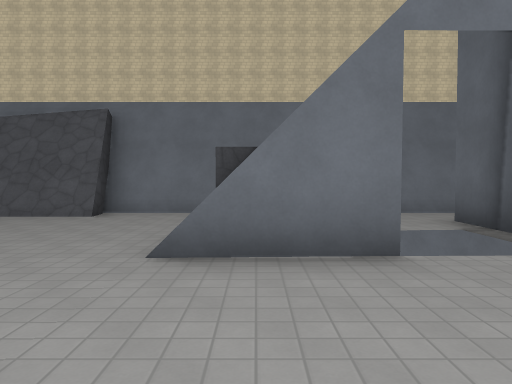
[1] (above)

24 first-person views from a walk through a Godot game level. The camera is 1.5 m above the floor, tilts 2° down and sees 70° across. The floor is counted in squares, 2 m on a side. Each view is taken from the middle of a square. On the plan, view 1 faces up. The plan holds only what a view shows up to about 11 squares ahead; the rest is blank. The place goes on beyond the plan. Surface patterns are stand-ins for the level's own textures.

[2]
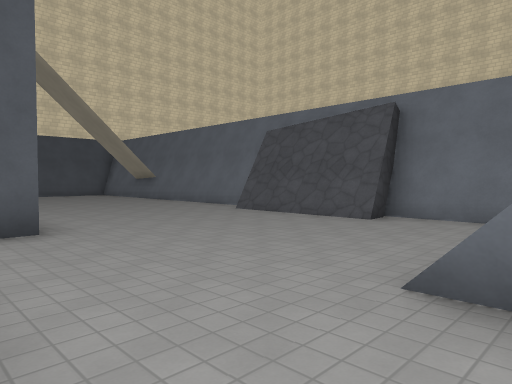

[3]
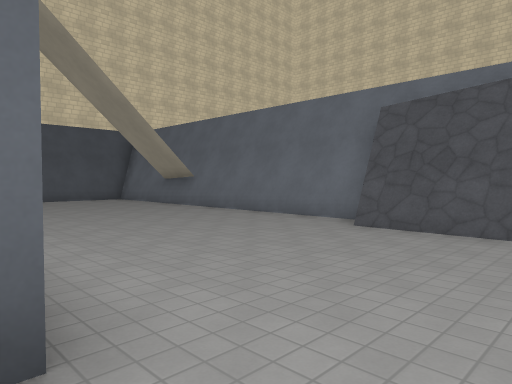

[4]
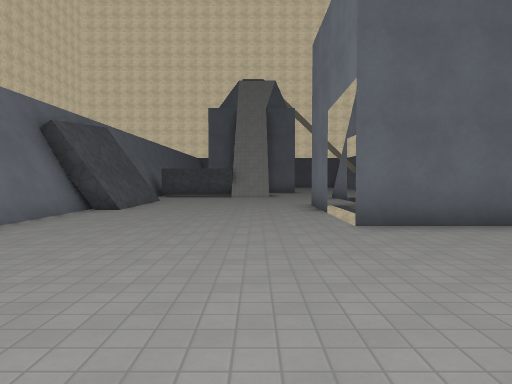

[5]
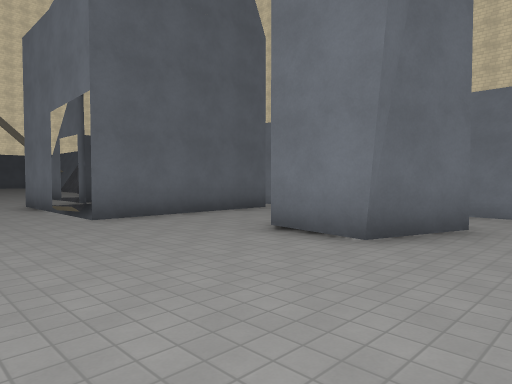

[6]
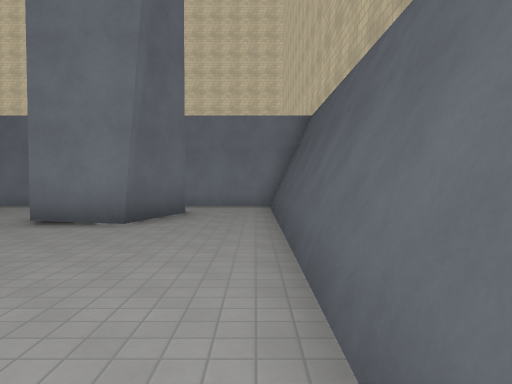

[7]
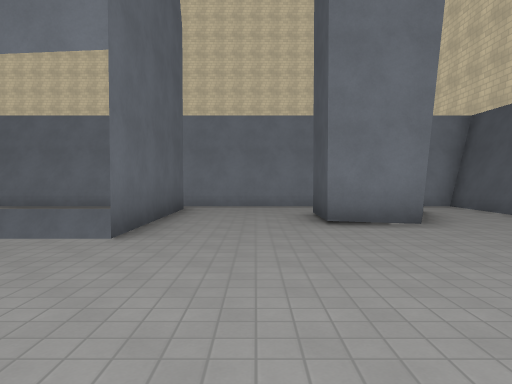

[8]
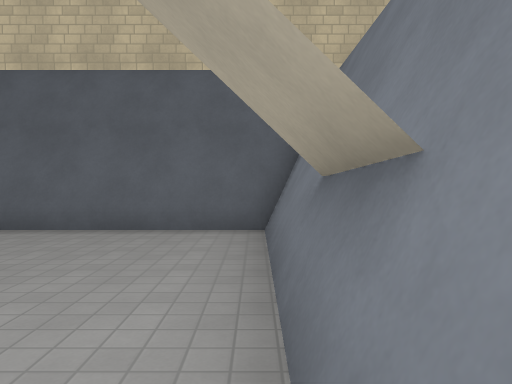

[9]
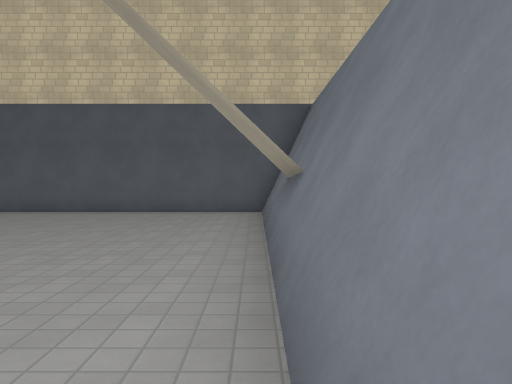

[10]
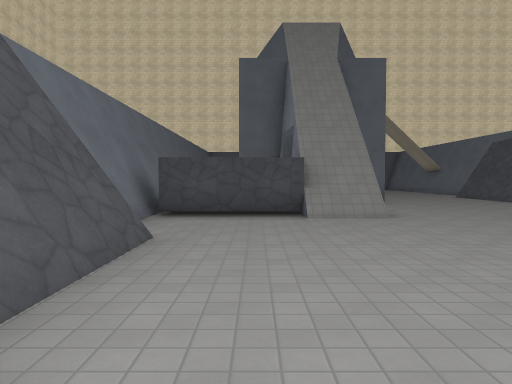

[11]
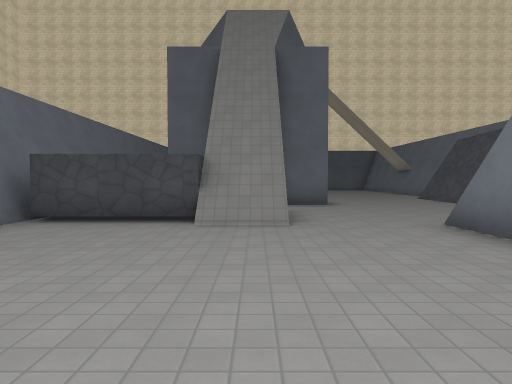

[12]
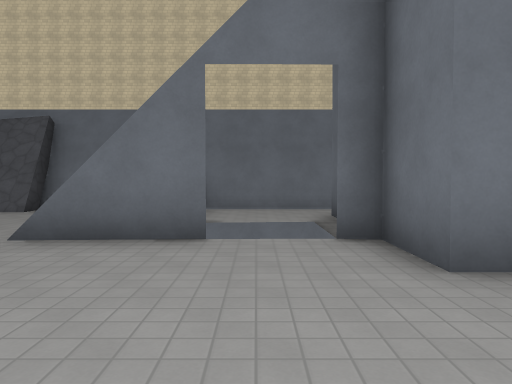

[13]
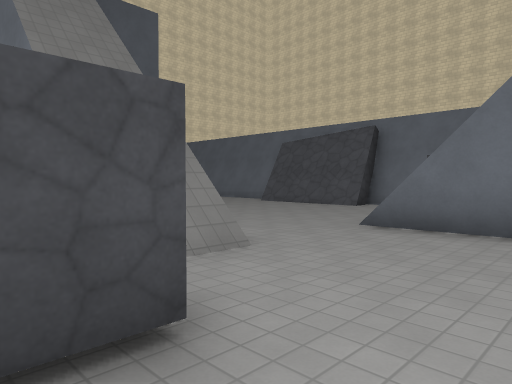

[14]
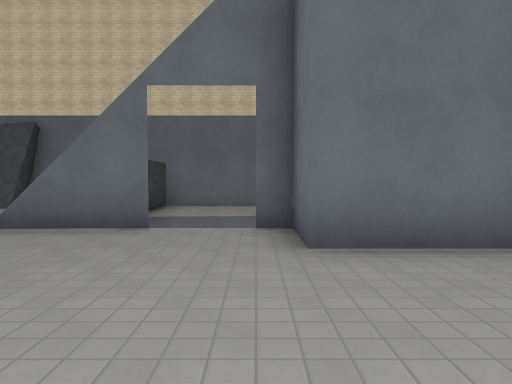

[15]
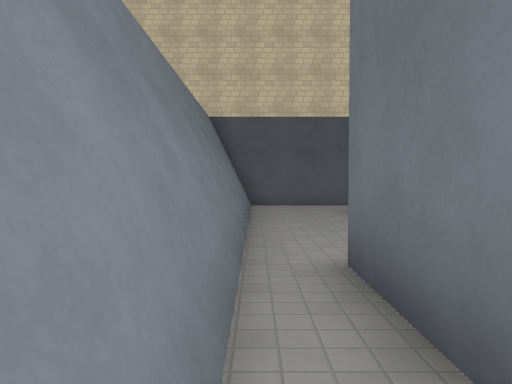

[16]
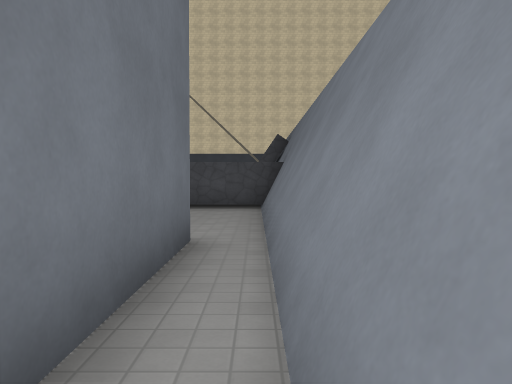

[17]
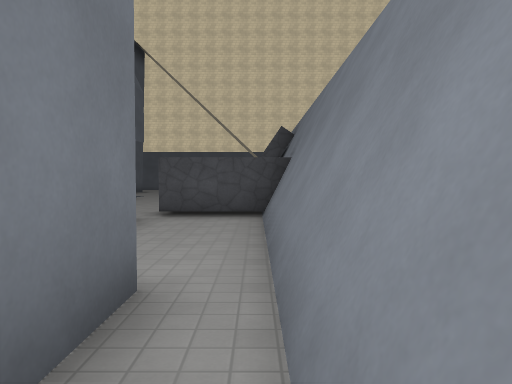

[18]
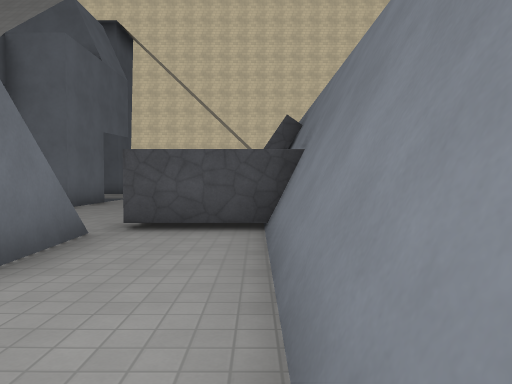

[19]
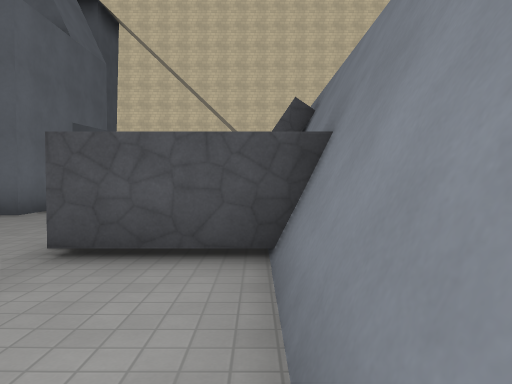

[20]
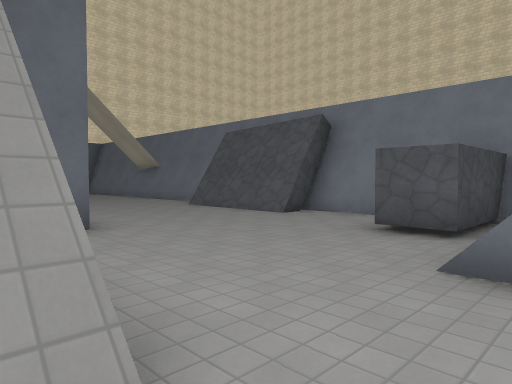

[21]
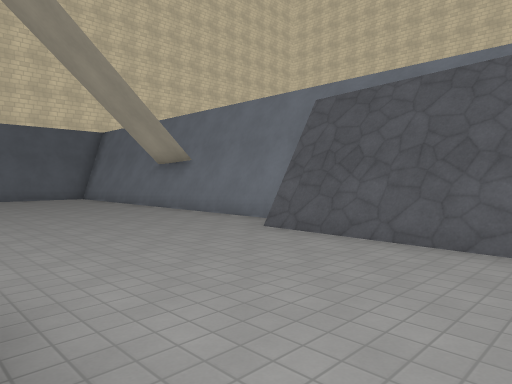

[22]
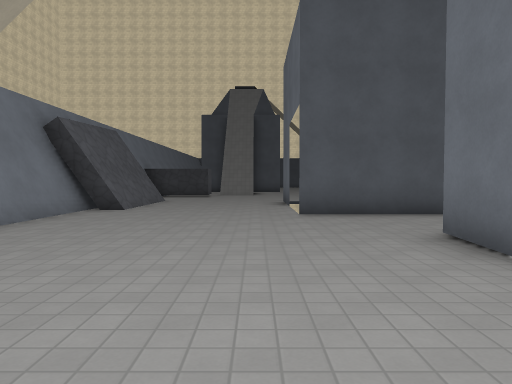

[23]
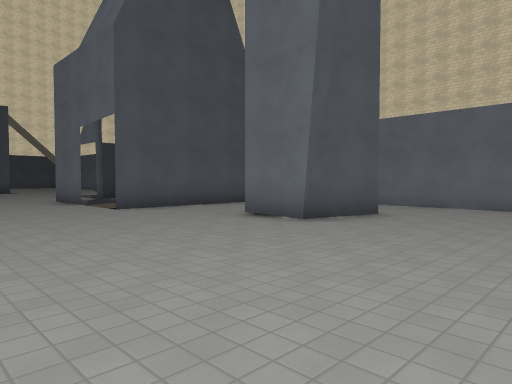

[24]
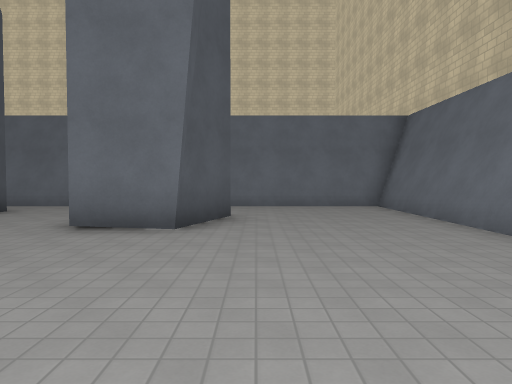

### Floor plan
Key: @ floor where view 1 was taken; # wall or solid block; x gap in a wall; . main floor; : floor 9 m higher than the main floor; - floor 36.25 m lower than the main floor; / step, stairs or slope; ^ raised ledge; v drop or lower ground.
Columns run from 18 left of view 1 to 18 right of it. Each row starts with its distance up from view 1.
  9 ############  #############   #######
  8 #//////////####.//#///// ///  //////#
  7 #................. ....   ..   .....#
  6 #................. ...    #..  .....^
  5 #................// vx    #..  #....^
  4 #................//////   #...##....^
  3 #...................../ # #.........^
  2 #.......vv###.........::-vv.........
  1 #.......#    ///#/..................
  0 #..##...#    /////@.................
 -1 #.......#    v......................
 -2 #.......#####.....#.................
 -3 #/////////////////# ..####///////
 -4 #######################  #######

Where each view was taken, in squares from view 1:
view 1: 0 up, 0 right, facing up
view 2: 1 up, 0 right, facing up-left
view 3: 2 up, 4 left, facing up-left
view 4: 4 up, 16 left, facing right
view 5: 5 up, 17 left, facing down-right
view 6: 7 up, 17 left, facing down
view 7: 7 up, 12 left, facing down
view 8: 8 up, 12 left, facing left
view 9: 8 up, 9 left, facing left
view 10: 6 up, 8 left, facing right
view 11: 4 up, 7 left, facing right
view 12: 1 down, 2 right, facing up
view 13: 2 down, 2 right, facing up-left
view 14: 2 down, 3 right, facing up
view 15: 3 down, 7 left, facing left
view 16: 3 down, 10 left, facing right
view 17: 3 down, 8 left, facing right
view 18: 3 down, 6 left, facing right
view 19: 3 down, 4 left, facing right
view 20: 4 up, 2 left, facing down-right
view 21: 2 up, 3 right, facing down-right
view 22: 1 up, 16 right, facing left
view 23: 2 down, 17 right, facing up-left
view 24: 2 down, 14 right, facing up
